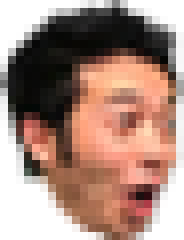
#> input picture random/10.png, 23 x 30 px (shown 8 times larger)
$ python import.py
#> lines starting #> are read from the running program, lines starting #| are printed output that depends on the picture
from PIL import Image
from matplotlib import image
from matplotlib import pyplot
from numpy import asarray, savetxt, loadtxt, uint8

image = Image.open('10.png').convert('L')
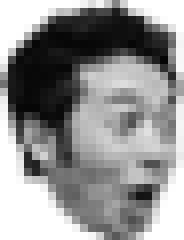
#> image: PIL image 23x30 L (shown 8 times larger); min 5, max 255, mean 145.4
image.save("greypog.png")
print(image.size)
#| (23, 30)

data = asarray(image)
flatdata = data.reshape([1, 690])
print(flatdata.size)
#| 690
savetxt('test.txt', flatdata , fmt='%3d', delimiter=', ')
data = data - 100
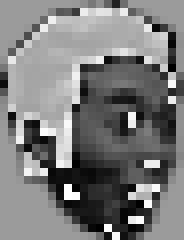
#> data: shape (30, 23) (shown 8 times larger); min 0, max 255, mean 122.5
new_im = Image.fromarray(data)
new_im.save("numpy_altered_sample2.png")
print(data.shape)
#| (30, 23)


#> (the run stopped early here; a loop or call above may not have finished)

$ run again, with random/pog.jpeg saved as random/10.png
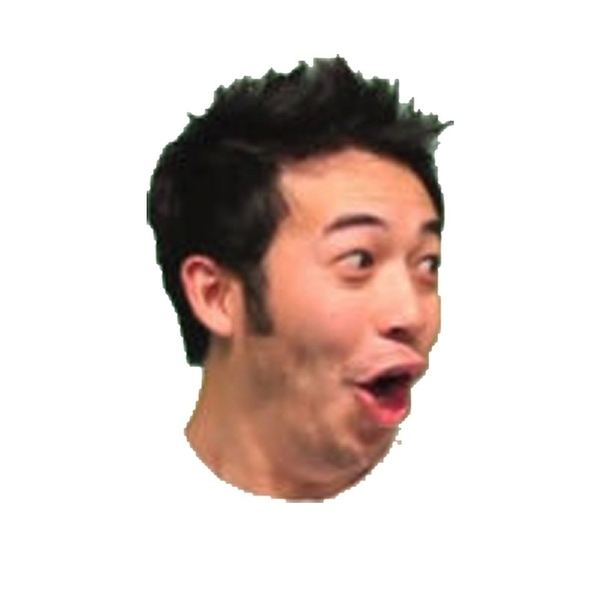
#> input picture random/pog.jpeg, 602 x 602 px
#> `image = Image.open('10.png').convert('L')`:
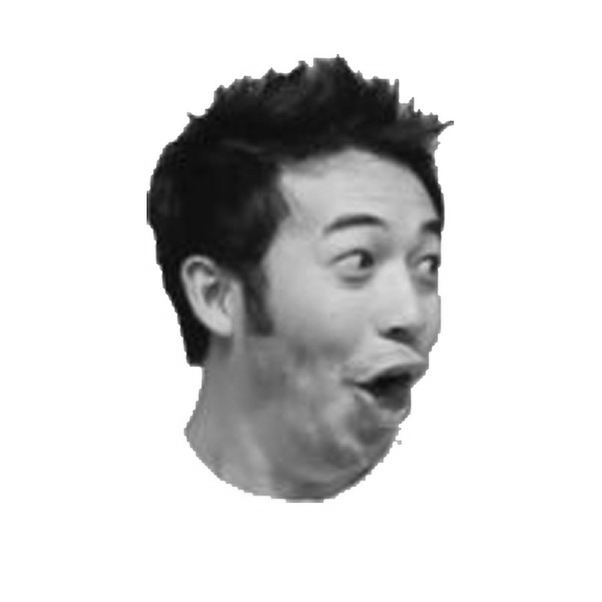
#> image: PIL image 602x602 L; min 1, max 255, mean 212.5
#| (602, 602)
